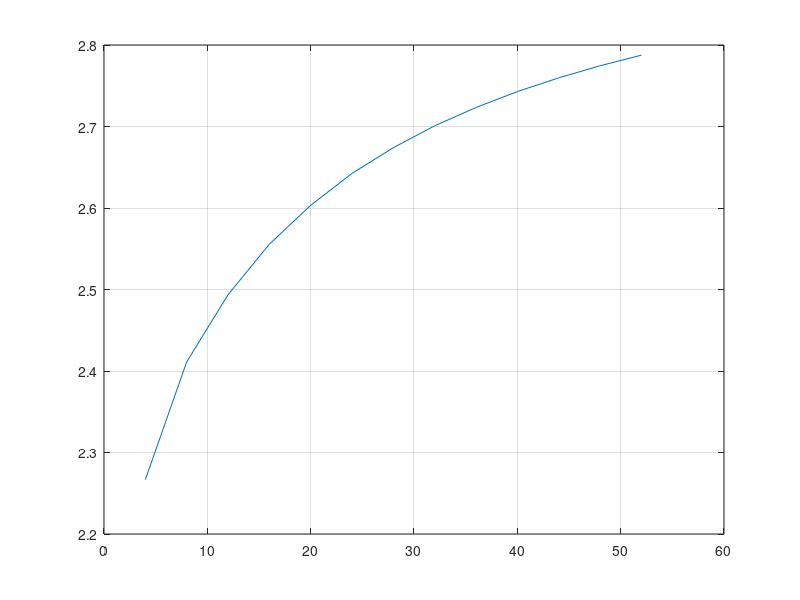

Reproduce this figure in MATLAB.
%% wireless network games: optimal solution of multi sources with pure strategies (ALG)
% * <index.html *INDEX*>



%%
%clc;
%clear;
%close all;

%% parameter seeting

%traffic generation rate
phi = 1;

%traffic average service time
mu = 1;

% number of sources
m = 3;

% number of players at each node
%N_m = sort(round(rand(1,m)*1000));
%N = [50,5,5,5,5,5];
N1=4:4:52;
N=[0 4 2];
n = sum(N);

%traffic average service time
Mu =1;

% initinalization
TR_opt=zeros(1,length(N1));
U_opt=zeros(1,m);
V_opt=zeros(1,m);
U_all=[];
V_all=[];
TR_all=[];
for k = 1:length(N1) %length(Q)=11, q=0,0.1,...,1
    n1=4.*(k-1)+4;
    N(1)=n1;
    q = 0.5;
    p = 1-q;
    
    % initialization
    U=zeros(1,m);
    V=zeros(1,m);
    
    %initilize TR1 as the traffic when all players choose DP
    LL=zeros(1,m);
    for h=1:m
        LL(h)=mu./(N(h)*phi+mu);
    end
    TR1=mu*(m-sum(LL));
    U_opt=N; V_opt=zeros(1,m);
    
    for ii=1:1:m-1 % changed to m-1 !!!!!
        V(1:ii)=0;  %V(1)=...=V(ii)=0
        i2=ii+1;
        U(i2:m)= N(i2:m);
        max_B =  sum(N(1:ii));
        
        for B=1:1:max_B
            sum_u_rest =max_B-B;
            
            % step (a)
            U(1:ii)=N(1:ii);
            for t=1:1:B
                M=U(1:ii);
                index_set=find(M==max(M));
                ind=index_set(1);
                U(ind)=U(ind)-1;
            end
            
            %step (b)
            V(i2:m)=0;
            for t=1:1:B
                W=zeros(1,m);
                for j=i2:m
                    W(j)=N(j)*phi+V(j)*p*phi;
                end
                M=W(i2:m);
                index_set=find(M==min(M));
                ind=index_set(1);
                V(ii+ind)=V(ii+ind)+1;
            end
            
            
            % step c
            L=zeros(1,m);
            for h=1:m
                L(h)=mu./(U(h)*phi+V(h)*p*phi+mu);
            end
            TR=mu*(m-sum(L));
            
            if TR>TR1           %update
                TR1=TR;
                U_opt=U; V_opt=V;
            end
        end
    end
    
    TR_opt(k)=TR1;
    TEXT=[k,U_opt,V_opt,TR_opt(k)];
end

figure(10)
plot(N1,TR_opt);
grid on;


